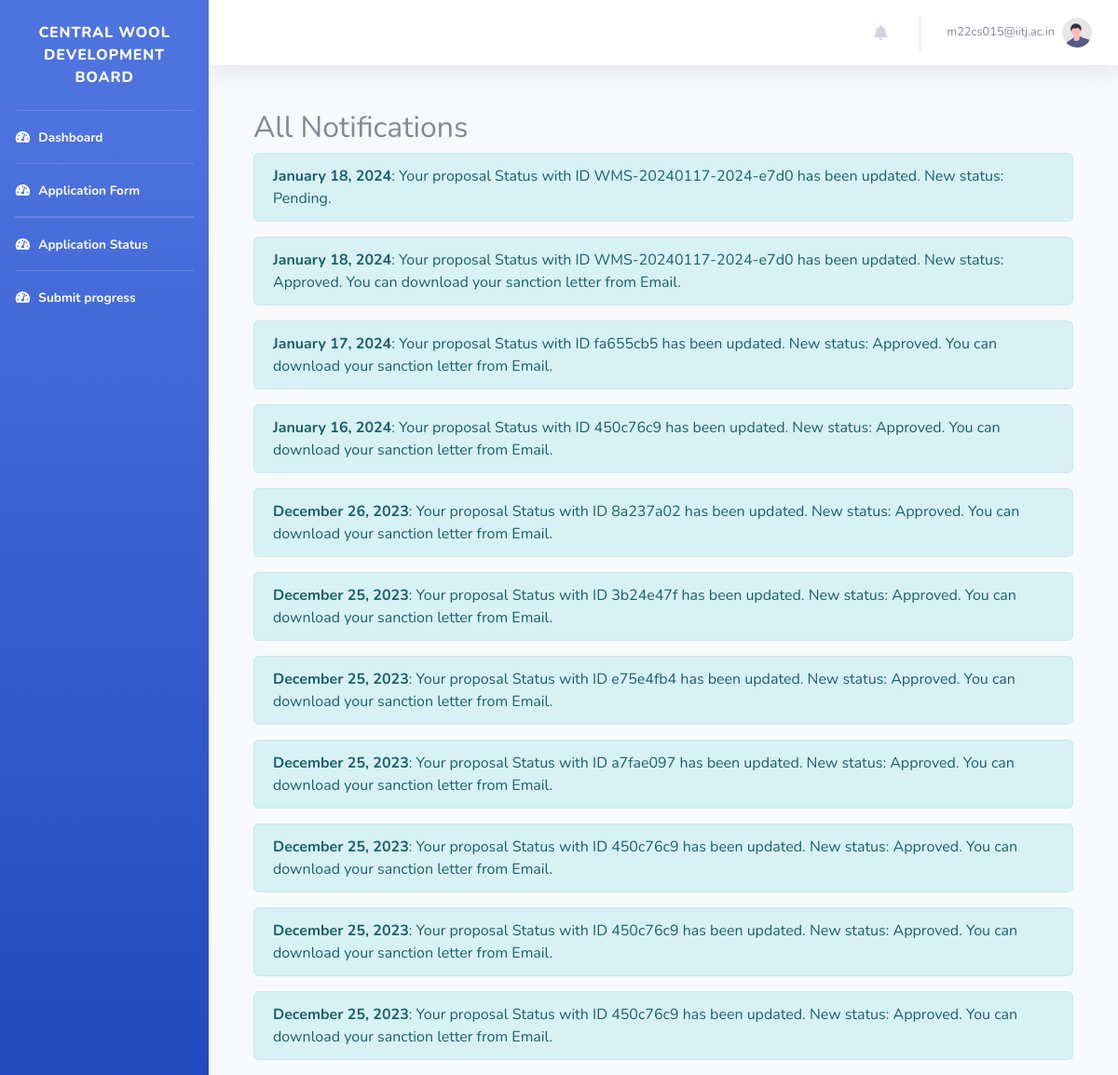
The app's page /dashboard/show-all-notifications/ (signed in) with its own data.
### authapp/models.py (models this page shows, shortened)
class CustomUser(AbstractBaseUser, PermissionsMixin):
    AGENCY_NATURE_CHOICES = [
        ("Central Federations", "Central Federations"),
        ("State Federations", "State Federations"),
        ("Central Sheep & Wool Boards", "Central Sheep & Wool Boards"),
        ("State Sheep & Wool Boards", "State Sheep & Wool Boards"),
        ("UT Govt. Sheep & Wool Boards", "UT Govt. Sheep & Wool Boards"),
        ("UT Govt. Sheep & Wool Federations", "UT Govt. Sheep & Wool Federations"),
        ("State Govt. Corporations Federations", "State Govt. Corporations Federations"),
        ("Central Departments", "Central Departments"),
        ("State Departments", "State Departments"),
        ("UT Statutory Departments", "UT Statutory Departments"),
        ("Autonomous and Advisory Bodies Departments", "Autonomous and Advisory Bodies Departments"),
        ("State Cooperative Departments", "State Cooperative Departments"),
        ("UT Cooperative Departments", "UT Cooperative Departments"),
        ("Central Govt Cooperative Departments", "Central Govt Cooperative Departments"),
        ("Central Govt Animal Husbandry Department", "Central Govt Animal Husbandry Department"),
        ("State Govt. Animal Husbandry Department", "State Govt. Animal Husbandry Department"),
        ("UT Animal Husbandry Department", "UT Animal Husbandry Department"),
        ("State Industries Department", "State Industries Department"),
        ("Central Industries Department", "Central Industries Department"),
        ("UT Industries Department", "UT Industries Department"),
        ("Central Organizations", "Central Organizations"),
        ("State Organizations", "State Organizations"),
        ("UT Government Organizations", "UT Government Organizations"),
        ("Universities of State", "Universities of State"),
        ("Universities of Central Govt", "Universities of Central Govt"),
        ("Universities of UT", "Universities of UT"),
        ("Govt. marketing event organizers", "Govt. marketing event organizers"),
        ("Central Research & Development Institutions", "Central Research & Development Institutions"),
        ("State Research & Development Institutions", "State Research & Development Institutions"),
        ("UT Govts. Autonomous Research & Development Institutions", "UT Govts. Autonomous Research & Development Institutions"),
        ("Statutory Bodies Research & Development Institutions", "Statutory Bodies Research & Development Institutions"),
        ("Textiles Research Associations (TRAs)", "Textiles Research Associations (TRAs)"),
    ]
    is_staff = models.BooleanField(default=False)
    is_active = models.BooleanField(default=True)
    date_joined = models.DateTimeField(default=timezone.now)
    agency_name = models.CharField(max_length=100,blank=False,null=False,default="")
    agency_nature = models.CharField(
        max_length=100, choices=AGENCY_NATURE_CHOICES, default='Central Federations')
    registration_number = models.CharField(max_length=100, blank=True, null=True)
    address = models.TextField(default="",blank=False,null=False)
    pincode = models.CharField(max_length=10,blank=False,null=False,default="")
    contact_person_name = models.CharField(max_length=100,blank=False,null=False,default="")
    contact_person_designation = models.CharField(max_length=100,blank=False,null=False,default="")
    email = models.EmailField(_("email address"), unique=True,default="")
    contact_person_mobile = models.CharField(max_length=12,blank=False,null=False,default="")
    USERNAME_FIELD = "email"
    REQUIRED_FIELDS = []
    objects = CustomUserManager()

class Notification(models.Model):
    user = models.ForeignKey(settings.AUTH_USER_MODEL ,on_delete=models.CASCADE)
    message = models.TextField()
    created_at = models.DateTimeField(auto_now_add=True)
    is_read = models.BooleanField(default=False)

### authapp/views.py (the view)
# urls.py: path('dashboard/show-all-notifications/', views.show_all_notifications, name='show_all_notifications'),
@login_required
def show_all_notifications(request):
    all_notifications = Notification.objects.filter(user=request.user).order_by('-created_at')
    return render(request, 'all_notifications.html', {'all_notifications': all_notifications})

### templates/all_notifications.html
{% extends 'base_dashboard.html' %}
{% block content %}
  <div class="container mt-5">
    <h2>All Notifications</h2>
    {% for notification in all_notifications %}
      <div class="alert alert-info" role="alert">
        <strong>{{ notification.created_at|date:"F d, Y" }}</strong>: {{ notification.message }}
      </div>
    {% endfor %}
  </div>
{% endblock %}

### templates/base_dashboard.html (shortened to what this page needs)
{% load static %}
<!DOCTYPE html>
<html lang="en">
<head>
    <link href="{%static 'css/user_dashboard/all.min.css'%}" rel="stylesheet" type="text/css">
        <link rel="stylesheet" href="https://cdnjs.cloudflare.com/ajax/libs/font-awesome/5.15.3/css/all.min.css">
    <link href="{%static 'css/user_dashboard/sb-admin-2.min.css'%}" rel="stylesheet">
</head>
<body id="page-top">
    <div id="wrapper">
        <ul class="navbar-nav bg-gradient-primary sidebar sidebar-dark accordion" id="accordionSidebar">
             <br>
            <a class="sidebar-brand d-flex align-items-center justify-content-center" href="index.html">
                <div class="sidebar-brand-text mx-sm-2">Central Wool Development Board</div>
            </a>
            <br>
            <hr class="sidebar-divider my-0">
            <li class="nav-item active">
                <a class="nav-link" href="{% url 'authapp:dashboard' %}">
                    <i class="fas fa-fw fa-tachometer-alt"></i>
                    <span>Dashboard</span></a>
            </li>
             <hr class="sidebar-divider my-0">
             <li class="nav-item active">
                <a class="nav-link" href="{% url 'authapp:submit_proposal' %}">
                    <i class="fas fa-fw fa-tachometer-alt"></i>
                    <span>Application Form</span></a>
            </li>
             <hr class="sidebar-divider my-0">
             <hr class="sidebar-divider my-0">
             <li class="nav-item active">
                <a class="nav-link" href="{% url 'authapp:proposal_status' %}">
                    <i class="fas fa-fw fa-tachometer-alt"></i>
                    <span>Application Status</span></a>
            </li>
            <hr class="sidebar-divider my-0">
             <li class="nav-item active">
                <a class="nav-link" href="{% url 'authapp:progress_report' %}">
                    <i class="fas fa-fw fa-tachometer-alt"></i>
                    <span>Submit progress</span></a>
            </li>
        </ul>
        <div id="content-wrapper" class="d-flex flex-column">
            <div id="content">
                 <nav class="navbar navbar-expand navbar-light bg-white topbar mb-4 static-top shadow ">
                    <ul class="navbar-nav ml-auto">
<li class="nav-item dropdown no-arrow mx-1">
    <a class="nav-link dropdown-toggle" href="#" id="alertsDropdown" role="button"
        data-toggle="dropdown" aria-haspopup="true" aria-expanded="false">
        <i class="fas fa-bell fa-fw"></i>
    </a>
</li>
                        <li class="nav-item dropdown no-arrow">
                            <a class="nav-link dropdown-toggle" href="#" id="userDropdown" role="button"
                                data-toggle="dropdown" aria-haspopup="true" aria-expanded="false">
                                <span class="mr-2 d-none d-lg-inline text-gray-600 small">{{user.email}}</span>
                                <img class="img-profile rounded-circle"
                                    src="{%static 'img/undraw_profile.svg'%}">
                            </a>
                        </li>
                    </ul>
</nav>
                <div class="container-fluid">
                   {% block content %}{% endblock %}
                </div>
        </div>
    </div>
</body>
</html>

### records on screen
CustomUser: email "m22cs015@iitj.ac.in"
Notification: created_at "January 18, 2024", message "Your proposal Status with ID WMS-20240117-2024-e7d0 has been updated. New status: Pending."
Notification: created_at "January 18, 2024", message "Your proposal Status with ID WMS-20240117-2024-e7d0 has been updated. New status: Approved. You can download your sanction letter from Email."
Notification: created_at "January 17, 2024", message "Your proposal Status with ID fa655cb5 has been updated. New status: Approved. You can download your sanction letter from Email."
Notification: created_at "January 16, 2024", message "Your proposal Status with ID 450c76c9 has been updated. New status: Approved. You can download your sanction letter from Email."
Notification: created_at "December 26, 2023", message "Your proposal Status with ID 8a237a02 has been updated. New status: Approved. You can download your sanction letter from Email."
Notification: created_at "December 25, 2023", message "Your proposal Status with ID 3b24e47f has been updated. New status: Approved. You can download your sanction letter from Email."
Notification: created_at "December 25, 2023", message "Your proposal Status with ID e75e4fb4 has been updated. New status: Approved. You can download your sanction letter from Email."
Notification: created_at "December 25, 2023", message "Your proposal Status with ID a7fae097 has been updated. New status: Approved. You can download your sanction letter from Email."
Notification: created_at "December 25, 2023", message "Your proposal Status with ID 450c76c9 has been updated. New status: Approved. You can download your sanction letter from Email."
Notification: created_at "December 25, 2023", message "Your proposal Status with ID 450c76c9 has been updated. New status: Approved. You can download your sanction letter from Email."
Notification: created_at "December 25, 2023", message "Your proposal Status with ID 450c76c9 has been updated. New status: Approved. You can download your sanction letter from Email."
